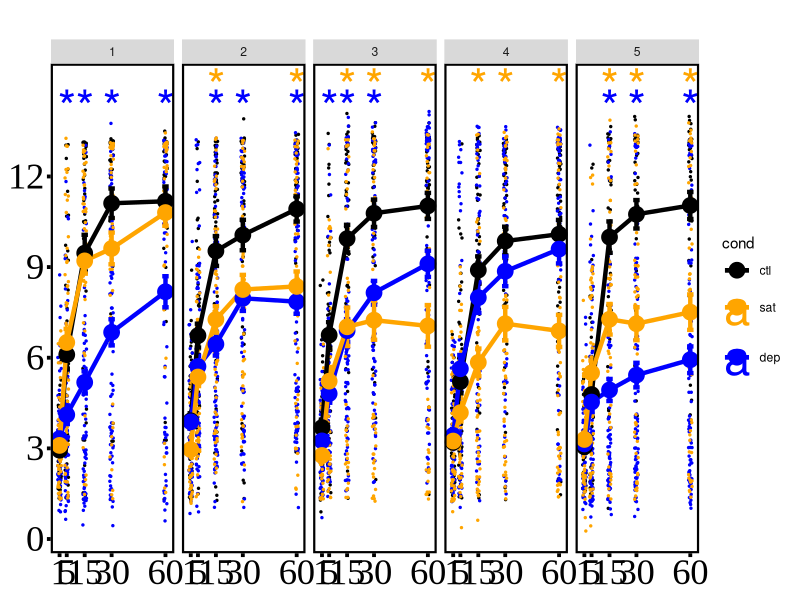
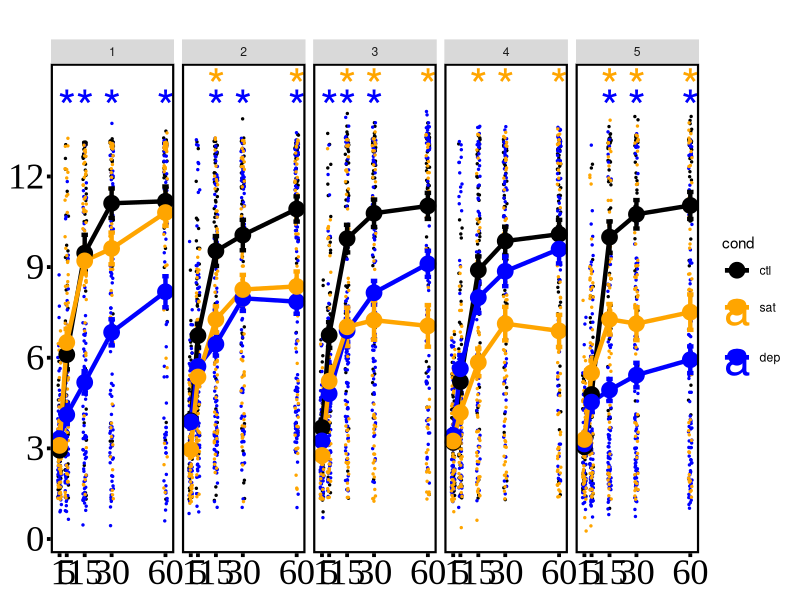

The R script that drew these images, in order:
library(tidyverse)
library(rstatix)

d = read.csv("d_exp1.csv")
d_avg = split(d, list(d$cond, d$min, d$day)) %>% lapply(., function(d){
  mean = mean(d$distance_cm)
  sd = sd(d$distance_cm)
  se = sd/sqrt(nrow(d))
  res = data.frame(mean, sd, se, 
                   cond = d$cond[1], day = d$day[1], min = d$min[1])
  return(res)
}) %>% do.call(rbind,.)

track_length = 14.5
cols = c("black", "orange", "blue")


TM = theme(axis.text.x = element_text(family = "Times New Roman",size = rel(3), colour = "black"),
           axis.text.y = element_text(family = "Times New Roman",size = rel(3), colour = "black"),
           axis.title.x = element_text(family = "Times New Roman",size = rel(3), colour = "black", vjust = .1),
           axis.title.y = element_text(family = "Times New Roman",size = rel(3), colour = "black"),
           # legend.position = "none", # maybe used later?
           panel.grid = element_blank(),
           panel.background = element_rect(fill="white"),
           panel.border = element_rect(colour = "black", fill=NA, size=1.5),
           axis.ticks = element_line(colour = "black", size=1.3),
           plot.margin = unit(c(1, .3, .2, .2), "cm"))

d$cond = factor(d$cond, levels=c("ctl", "sat", "dep"))

res = anova_test(
  data = d, dv = distance_cm,
  between = c(min, day, cond))
get_anova_table(res)



pairwise_test_each = function(day, min){
  res = pairwise.t.test(d[d$day==day & d$min==min,]$distance_cm,
                        d[d$day==day & d$min==min,]$cond,
                        p.adjust.method = "none")
  
  ctl_vs_sat = res$p.value[1]
  ctl_vs_dep = res$p.value[2]
  return(c(ctl_vs_sat, ctl_vs_dep))
}


# 
# test_each = function(day, min){
#   anova_test(data = d[d$day==day & d$min==min,], 
#              dv = distance_cm,
#              between = c(cond)) %>% get_anova_table
# }

day = c(1, 2, 3, 4, 5)
min = c(1, 5, 15, 30, 60)

day_seq = c()
min_seq = c()
pval = c()
for(i in day){
  for(j in min){
    # pval = c(pval, test_each(i, j )$p)
    pval = c(pval, pairwise_test_each(i, j ))
    day_seq = c(day_seq, i) 
    min_seq = c(min_seq, j) 
  }
}


d_pval = data.frame(day = rep(day_seq, each=2), min = rep(min_seq, each=2), 
                    cond = rep(c("sat", "dep"), length(day) * length(min)), pval)

d_pval$p.adj = p.adjust(d_pval$pval, method="holm")
d_pval$signif = case_when(
  # d_pval$pval.adj < 0.001 ~ "***",
  # d_pval$pval.adj < 0.01  ~ "**",
  d_pval$p.adj < 0.05  ~ "*",
  TRUE                    ~ ""       # 上記すべてに当てはまらない場合
)

d_pval$day = as.factor(d_pval$day)
d_pval$label_pos = track_length + 0.5
d_pval$label_pos[d_pval$cond=="dep"] = track_length - 0.2

p = ggplot() + 
  geom_point(data=d, aes(x=min, y=distance_cm, colour=cond), size=.5, position = position_jitter(width=1)) +
  geom_errorbar(data=d_avg, aes(x=min, ymin=mean-se, ymax=mean+se, colour=cond), lwd=1.5) +
  geom_line(data=d_avg, aes(x=min, y=mean, colour=cond), lwd=1.5) +
  geom_point(data=d_avg, aes(x=min, y=mean, colour=cond), size=5) +
  geom_text(data=d_pval, aes(x=min, y=label_pos, label=signif, colour=cond), size=12) + 
  facet_grid(~day) + xlab(NULL) + ylab(NULL) + 
  scale_color_manual(values = cols) + 
  scale_y_continuous(breaks = c(0, 3, 6, 9, 12)) + 
  scale_x_continuous(breaks = c(1, 5, 15, 30, 60))  + TM
p

fname = paste0("figure2.png")
ggsave(fname, p, width = 20, height = 5)

